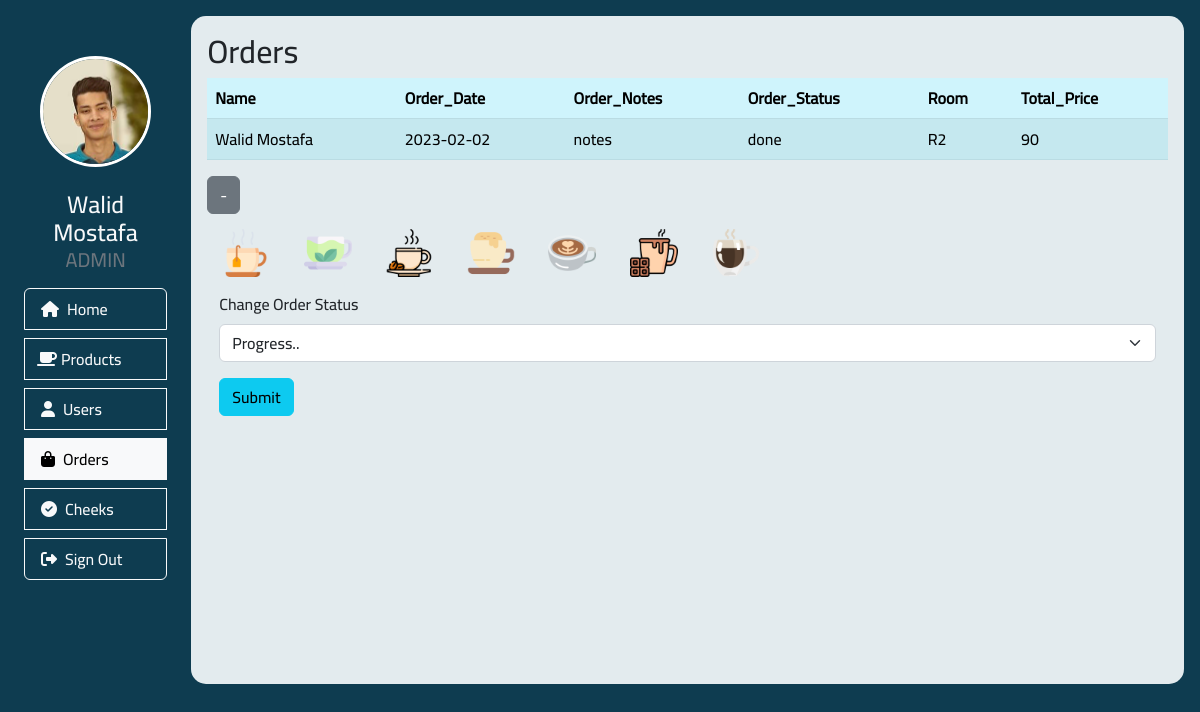
The page /Admin_Orders.php (signed in) on the database as committed earlier.
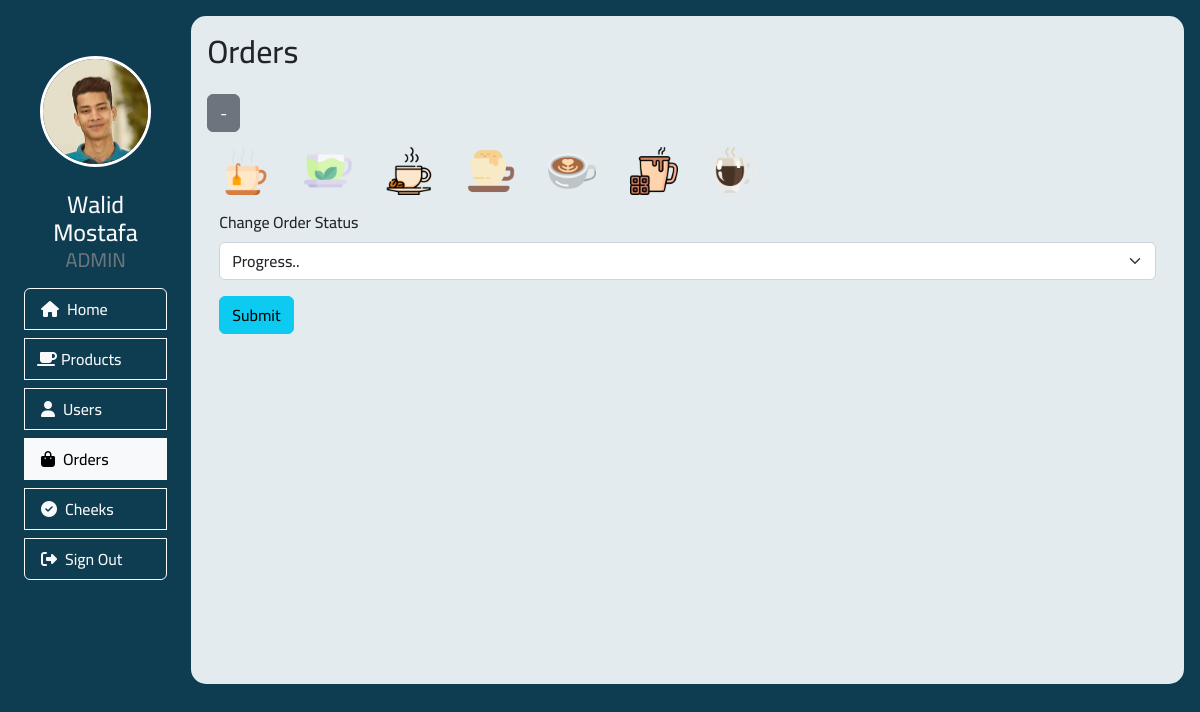
The same page on the database as committed later.
### tables this page shows
CREATE TABLE `orders_info` (
  `id` int(11) NOT NULL,
  `status` varchar(30) NOT NULL,
  `notes` text DEFAULT NULL,
  `room` varchar(30) NOT NULL,
  `total` int(11) NOT NULL,
  `order_id` int(11) NOT NULL
);

CREATE TABLE `users` (
  `id` int(11) NOT NULL,
  `name` varchar(50) NOT NULL,
  `email` varchar(50) NOT NULL,
  `password` varchar(50) NOT NULL,
  `room` varchar(50) NOT NULL,
  `type` varchar(50) NOT NULL,
  `picture` varchar(225) DEFAULT NULL
);

CREATE TABLE `orders` (
  `id` int(11) NOT NULL,
  `date` date NOT NULL
);

### Admin_Orders.php (the view, shortened to what this page needs)
<?php
$con = new PDO('mysql:host=localhost;dbname=coffee_shop', 'root', '');
$alldata = [];
function all(&$alldata)
{
    global $con;
    $query = "
    SELECT n.name as Name,o.date as Order_Date, e.notes as Order_Notes,e.status as Order_Status, e.room as Room,e.total as Total_Price
    FROM orders_info e
    INNER JOIN users n
    ON n.id=e.id
    INNER JOIN orders o
    ON e.id = o.id;
    ";
    $sql = $con->prepare($query);
    $sql->execute();
    $alldata[] = $sql->fetchAll(PDO::FETCH_ASSOC);
}
function showData($data){
    ?>
    <tbody>
        <?php foreach ($data as $resource) : ?>
        <tr>
            <?php foreach ($resource as $key => $value) : ?>
            <td> <?php echo $value ?> </td>
            <?php endforeach; ?>
        </tr>
        <?php endforeach; ?>
    </tbody>
<?php };
all($alldata);
function images()
{
    global $con;
    $query = "
    SELECT picture FROM `products` WHERE category_id=1;
    ";
    $sql = $con->prepare($query);
    $sql->execute();
    return $sql->fetchAll(PDO::FETCH_ASSOC);
}
?>
<!DOCTYPE html>
<html lang="en">
    <head>
        <link href="https://cdn.jsdelivr.net/npm/bootstrap@5.2.3/dist/css/bootstrap.min.css" rel="stylesheet" />
        <link rel="stylesheet" href="https://cdnjs.cloudflare.com/ajax/libs/font-awesome/6.2.1/css/all.min.css" />
        <link rel="stylesheet" href="Assets/Styles/style_main.css">
    </head>
    <body>
    <?php
        $user_id = $_COOKIE["user_id"];
        $conn = new PDO('mysql:host=localhost;dbname=coffee_shop', 'root', '');
        $query = "SELECT * FROM users";
        $sql = $conn->prepare($query);
        $sql->execute();
        $all_users = $sql->fetchAll(PDO::FETCH_ASSOC);
        foreach($all_users as $user){
            if($user['id'] == $user_id){
                $user_name = $user['name'];
                $user_pic = $user['picture'];
            }
        }
    ?>
<div class="m-0 p-3 h-100 w-100 d-flex">
    <div class="right_side_style pe-3 pt-3 pt-lg-2">
    <div class="user_info_style p-lg-2">
                <div class="p-3 pt-4 img-style">
                    <img src="Assets/Images/Users/<?php echo $user_pic; ?>" alt="User Picture" class="rounded-circle w-100" style="border: 3px solid white;">
                </div>
                <h4 class="mt-2 m-0 text-light d-none d-lg-block text-center"><?php echo $user_name; ?></h4>
                <h5 class="m-0 text-secondary d-none d-lg-block text-center">ADMIN</h5>
            </div>
        <div class="btn-group-vertical w-100 pt-4 pt-lg-1 p-2">
            <a href="Admin_Home.php" class="btn btn-outline-light text-start p-2 my-1"><i class="fa-solid fa-house mx-2"></i><span class="d-none d-lg-inline">Home</span></a>
            <a href="All_Products.php" class="btn btn-outline-light text-start p-2 my-1"><i class="fa-solid fa-mug-saucer mx-1"></i><span class="d-none d-lg-inline">Products</span></a>
            <a href="All_Users.php" class="btn btn-outline-light text-start p-2 my-1"><i class="fa-solid fa-user mx-2"></i><span class="d-none d-lg-inline">Users</span></a>
            <a href="Admin_Orders.php" class="btn btn-outline-light text-start p-2 my-1 active"><i class="fa-solid fa-bag-shopping mx-2"></i><span class="d-none d-lg-inline">Orders</span></a>
            <a href="Cheeks.php" class="btn btn-outline-light text-start p-2 my-1"><i class="fa-solid fa-circle-check mx-2"></i><span class="d-none d-lg-inline">Cheeks</span></a>
            <a href="Login.php" class="btn btn-outline-light text-start p-2 my-1"><i class="fa-solid fa-right-from-bracket mx-2"></i><span class="d-none d-lg-inline">Sign Out</span></a>
        </div>
    </div>
<div class="main_section_style m-0 p-3">
    <h2>Orders</h2>
    <?php foreach ($alldata as $data) : ?>
        <table id="example" class="table table-info table-striped dt-responsive nowrap" style="width:100%">
        <thead>
        <tr>
            <?php foreach ($data[0] as $header_key => $header_value) : ?>
            <th>
                <?php echo $header_key; ?>
            </th>
            <?php endforeach; ?>
        </tr>
    </thead>
    <?php showData($data)?>
</table>
<input class="btn btn-secondary " type="submit" data="hide" value="-" id="click">
<div class="img-box" id="para">
    <?php
        $images = images();
        foreach ($images as $img):?>
        <img src="./Assets/Images/Products/<?php echo $img['picture']?>" class="card-img-top" style="width: 5%;height:5%;margin:15px">
        <?php endforeach?>
    </div>
    <?php endforeach; ?>
<div class="container">
<form action="http://localhost/Coffee_Shop-main/orders.php#" method="post">
        <label  class="form-label">Change Order Status</label>
        <select class="selectpicker form-select " aria-label="Default select example" name="status">
            <option value="progress">Progress..</option>
        </select>
    <input class="btn btn-info mt-3 mb-3"type="submit" name="submit" vlaue="submit">
</form>
</div>
</div>
</div>
    </body>
</html>

Rows that differ between the two databases and show on the page:
removed orders_info: users.name "Walid Mostafa", order.date "2023-02-02", notes "notes", status "done", room "R2", total "90"
Other text that changed with them:
list line gone: "Name Order_Date Order_Notes Order_Status Room Total_Price"
